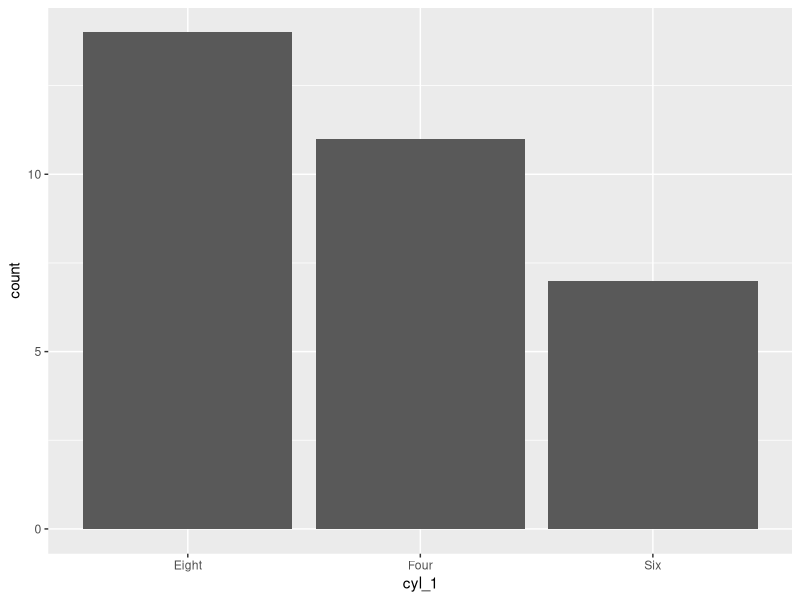
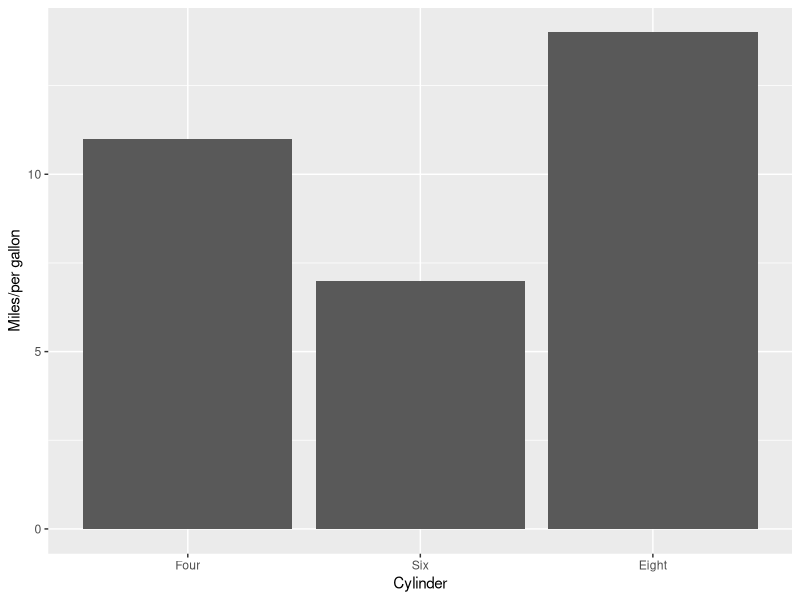
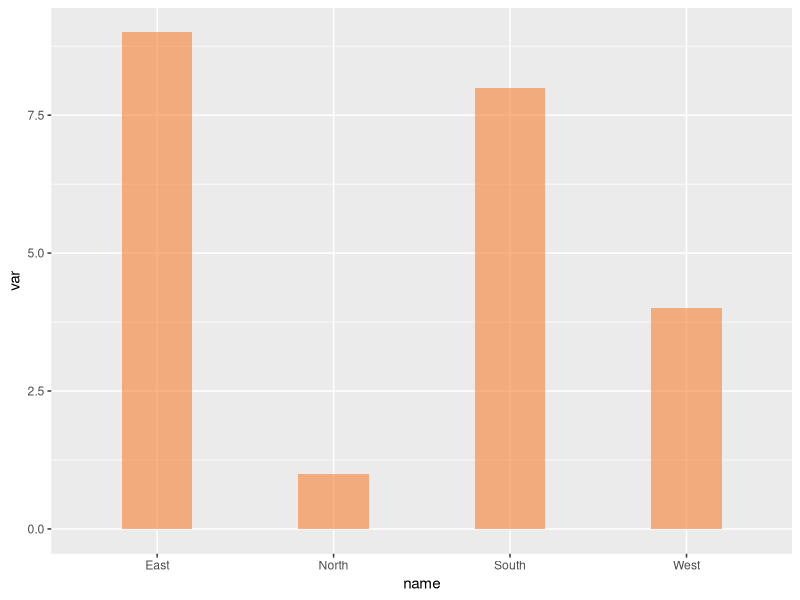
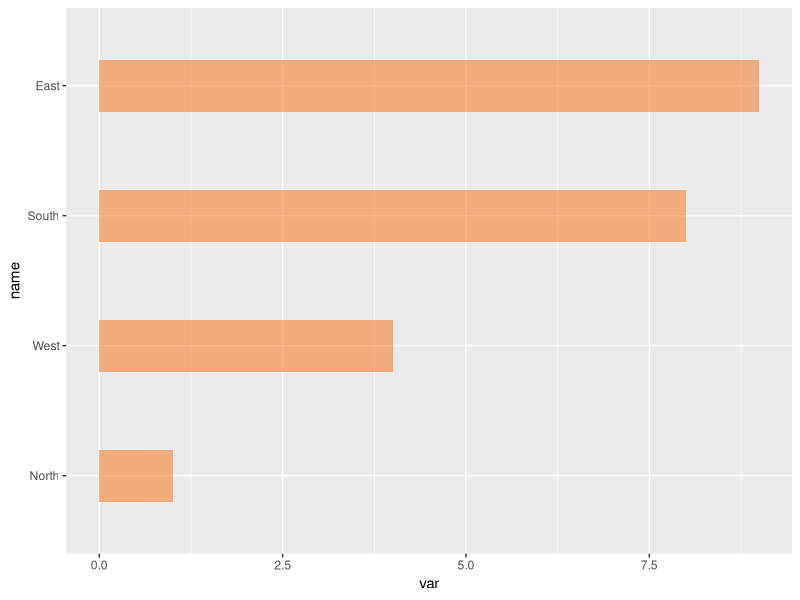
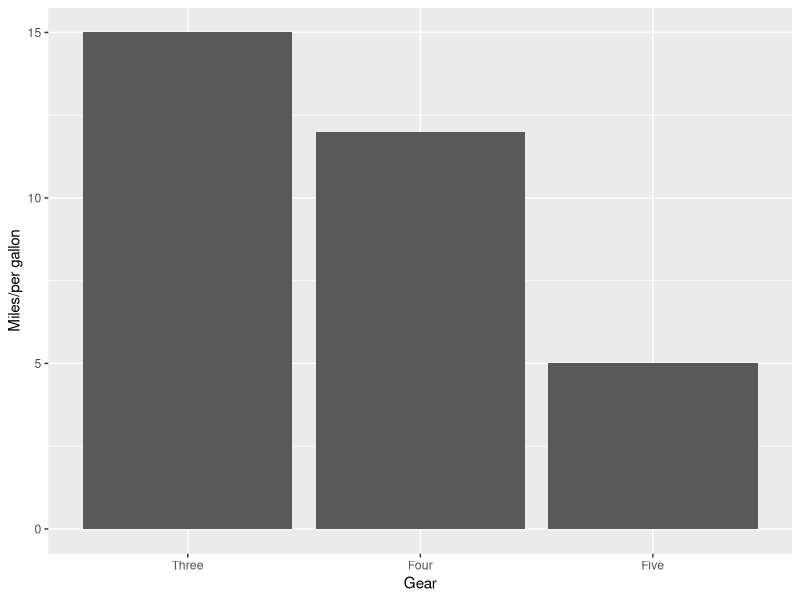
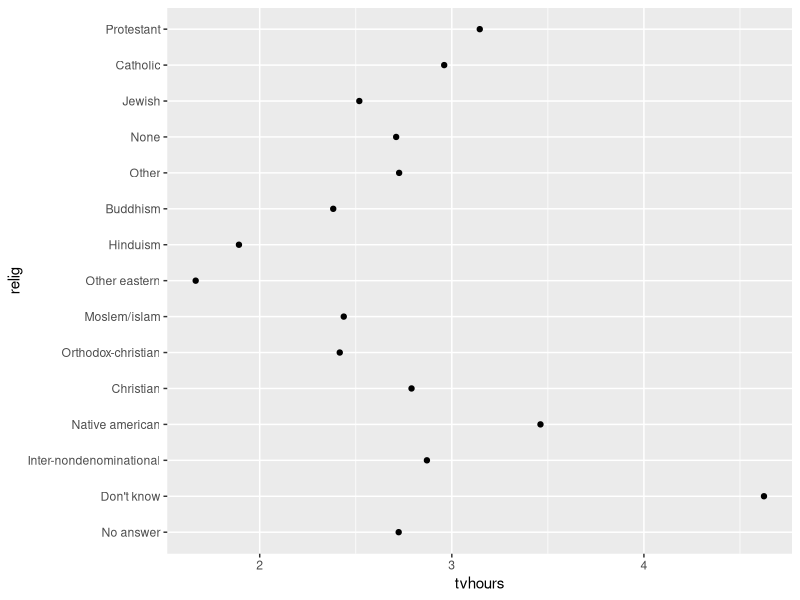
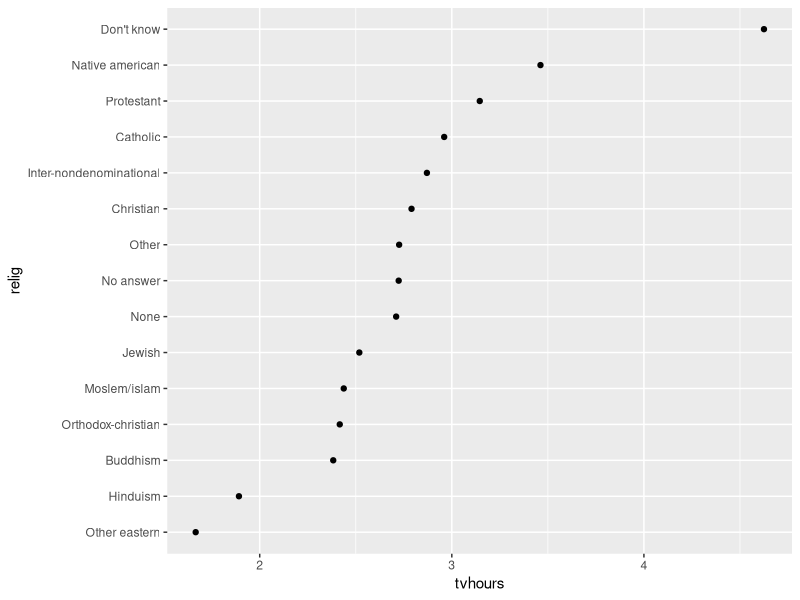

Here is the R script that generated these plots, in order:
## ---- chunk 1
knitr::opts_chunk$set(echo = TRUE, eval=TRUE)
## ---- chunk 2
library(tidyverse)

## Check whether "forcats" is listed among the loaded packages.
## Alternatively, you could load "forcats" (and "ggplot2") separately:
# install.packages("forcats")
# library(forcats)
# library(ggplot2)
## ---- chunk 3
#### Example 1. Let us create a factor "xf" from a vector "x" using integers 5, 12, 13, 12 
x <- c(5,12, 13,12)
x
#### Create a factor xf
xf <- factor(x)
xf
#### The distinct values in xf are 5, 12 and 13.

#### Let us look inside xf using R functions "str" and "unclass"
str(xf)
unclass(xf)
## ---- chunk 4

#### We will use democrat (D), Republican (R), Independent (I)
y <- c("D","R","R","I","R","I","D","I")
y
str(y)
fy <-factor (y)
fy
unclass(fy)
## ---- chunk 5

#### Application of factors in sorting

#### Sorting a variable that records months.
m <- c("Dec", "Apr", "Jan", "Mar")
#### Sort using “sort” function
sort(m)

#### It doesn’t sort in a useful way. The problem can be fixed with a factor.
#### We first create a list of the valid levels, all 12 months in a year:
month_level <- c("Jan", "Feb", "Mar", "Apr", "May", "Jun", "Jul","Aug", "Sep", "Oct", "Nov", "Dec")
#### Create a factor “m1” from “m” and “month_level”
m1 <-factor(m, levels = month_level)
#### sort m1
sort(m1)
#### m1 is sorted in a useful way

## ---- chunk 6

##### We will use mtcars data. The data was extracted from the 1974 Motor Trend US magazine, and comprises fuel consumption and 10 aspects of automobile design and performance for 32 automobiles (1973–74 models). A data frame with 32 observations on 11 (numeric) variables.
#### We will use six variables (mpg, cyl, disp, hp, wt, and gear) to create a dataset "Data".
#### mpg =	Miles/(US) gallon, mpg = Miles/(US) gallon, disp =	Displacement (cu.in.), wt = Weight (1000 lbs), gear	= Number of forward gears    

data(mtcars)
names(mtcars)
dim(mtcars)
str(mtcars)
#### Create a dataset called Data from mtcars with the following variables, mpg, cyl, disp, hp, wt 
Data <-  mtcars %>% select("mpg", "cyl", "disp", "hp", "wt")

#Add a new column called cyl_1 by converting cyl from numerics to characters
Data <- Data %>% mutate(cyl_1 = recode(cyl,`4`= "Four", `6` ="Six", `8`= "Eight"))
head(Data)

#### plot a bar chart of cyl_1
ggplot(Data, aes(x=cyl_1)) + geom_bar() 

#### Output of bar graph variables arranged in alphabetical order (Eight, Four, and Six).
#### We want the bar graph arranged in the following order (Four, Six, and Eight) using the "fct_relevel()" function
Data %>% mutate(cyl_1 = fct_relevel(cyl_1, "Four", "Six", "Eight")) %>%
ggplot(aes(x=cyl_1)) +
geom_bar() + labs(x="Cylinder", y="Miles/per gallon")

#### Reordering following value of another column
#### Create a dataset called Data_a 
Data_a <- data.frame(name=c("North","South","East","West"), var=sample(seq(1,10), 4 ))

#### plot a bar chart of Data_a
Data_a %>%  ggplot( aes(x=name, y=var)) +
  geom_bar(stat="identity", fill="#f68034", alpha=.6, width=.4) 
  
### Reorder following the value of another column using "fct_reorder" function and flip the plot:
Data_a %>%
  mutate(name = fct_reorder(name, var)) %>%
  ggplot( aes(x=name, y=var)) +
  geom_bar(stat="identity", fill="#f68034", alpha=.6, width=.4) +
  coord_flip() 




## ---- chunk 7
 
#### We will datasets from "mtcars" and "gss_cat" from the package forcats for Breakout rooms exercises.

#### Exercise 1

####Convert variable "gear" from mtcars to characters and plot a bar chart for gear. Hint the the bars should be in the following order "Three", "Four", and "Five"
####Use "mutate", "record", and fct_relevel functions
####Add a column called gear_1 by converting gear from numerics to characters


#### Solution 
#### dataset "mtcars"
data("mtcars")

#### Add column "gear_1" to "mtcars" and create a new dataset call "Gear" 
Gear <- mtcars %>% mutate(gear_1 = recode(gear,`3`= "Three", `4` ="Four", `5`= "Five"))
head(Gear)

#### use forcats function called fct_relevel to rearrage gear_1 in nonalphabetical order and plot the bar chart using "geom_bar"
    
Gear %>% mutate(gear_1 = fct_relevel(gear_1, "Three", "Four", "Five")) %>%
ggplot(aes(x=gear_1)) +
geom_bar() + labs(x="Gear", y="Miles/per gallon")

#### Exercise 2
#### Using dataset gss_cat from forcats pacckage plot a scatter plot of the average number of hours spent watching TV per day accross religions. 

#### get the dataset gss_cat by typing the following forcats::gss_cat 

#### Hint use "mutate", "fct_recorder", and "summarize" functions
#### Source: (R for Data Science)

#### Solution
#### Get dataset
forcats::gss_cat

#### Transform the data and plot scatter plot
relig <- gss_cat %>%
	group_by(relig) %>%
	summarize(
	 age = mean(age, na.rm = TRUE),
	 tvhours = mean(tvhours, na.rm = TRUE),
	 n = n()
)
ggplot(relig, aes(tvhours, relig)) + geom_point()

#### It is difficult to interpret this plot because there is no overall pattern.  We can improve the plot by reordering the level of relig using fct_reorder

relig <- gss_cat %>%
	group_by(relig) %>%
	summarize(
	 age = mean(age, na.rm = TRUE),
	 tvhours = mean(tvhours, na.rm = TRUE),
	 n = n()
)
relig %>%
  mutate(relig = fct_reorder(relig, tvhours)) %>%
  ggplot(aes(tvhours, relig)) +
  	geom_point()

#### Reordering religion makes it much easier to see that people in the "Don't know" category watch much more TV.
